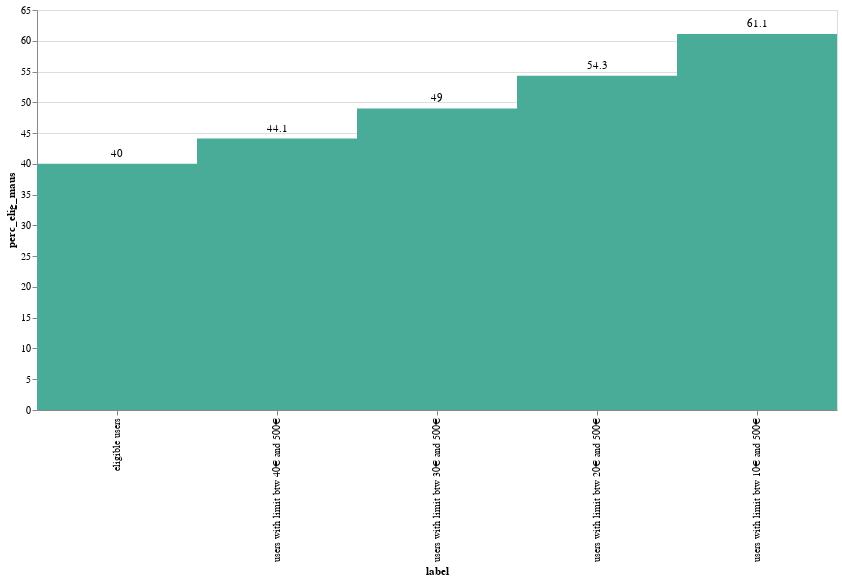

The notebook cell saved with this chart:
### Code cell
af.column_single_label(
    lower_limit_df, af.teal, "label", "perc_elig_maus", 800, 400, "y"
)

### Figure 1 — Vega-Lite specification as saved in the notebook (floating-point values rounded to 4 significant figures)
{"config": {"view": {"continuousWidth": 400, "continuousHeight": 300}}, "layer": [{"mark": {"type": "rect", "color": "#48AC98"}, "encoding": {"x": {"field": "label", "sort": "y", "type": "nominal"}, "y": {"field": "perc_elig_maus", "type": "quantitative"}}, "height": 400, "width": 800}, {"mark": {"type": "text", "align": "center", "baseline": "middle", "dy": -10}, "encoding": {"text": {"field": "perc_elig_maus", "type": "quantitative"}, "x": {"field": "label", "sort": "y", "type": "nominal"}, "y": {"field": "perc_elig_maus", "type": "quantitative"}}, "height": 400, "width": 800}], "data": {"name": "data-5ce793d81dcc37d9bfcc65497405ec8d"}, "$schema": "https://vega.github.io/schema/vega-lite/v4.17.0.json", "datasets": {"data-5ce793d81dcc37d9bfcc65497405ec8d": [{"label": "eligible users", "avg_users_k": 217.2, "perc_elig_maus": 40.0}, {"label": "users with limit btw 40€ and 500€", "avg_users_k": 239.3, "perc_elig_maus": 44.1}, {"label": "users with limit btw 30€ and 500€", "avg_users_k": 266.0, "perc_elig_maus": 49.0}, {"label": "users with limit btw 20€ and 500€", "avg_users_k": 294.7, "perc_elig_maus": 54.3}, {"label": "users with limit btw 10€ and 500€", "avg_users_k": 331.7, "perc_elig_maus": 61.1}]}}
